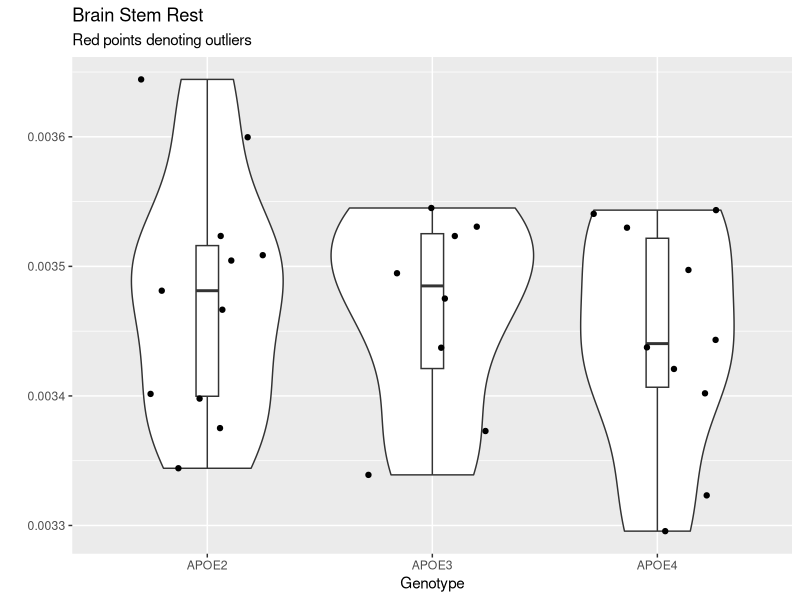
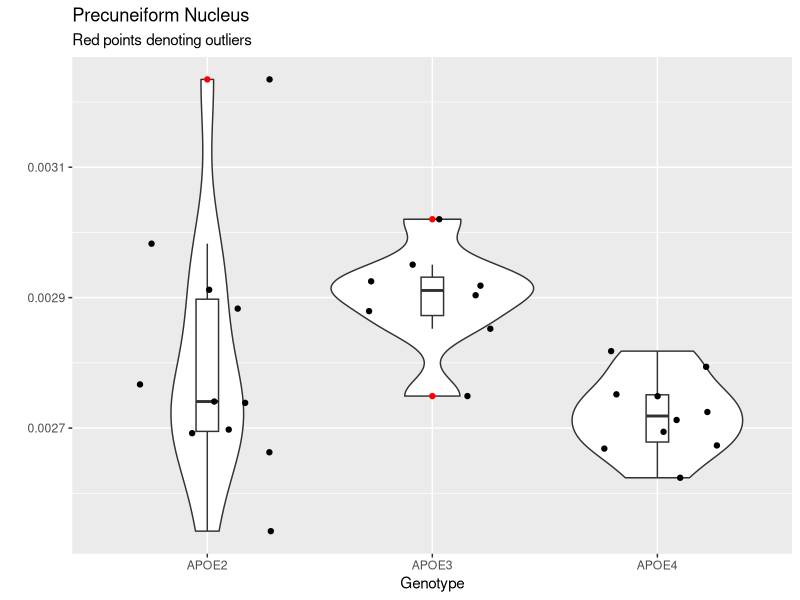
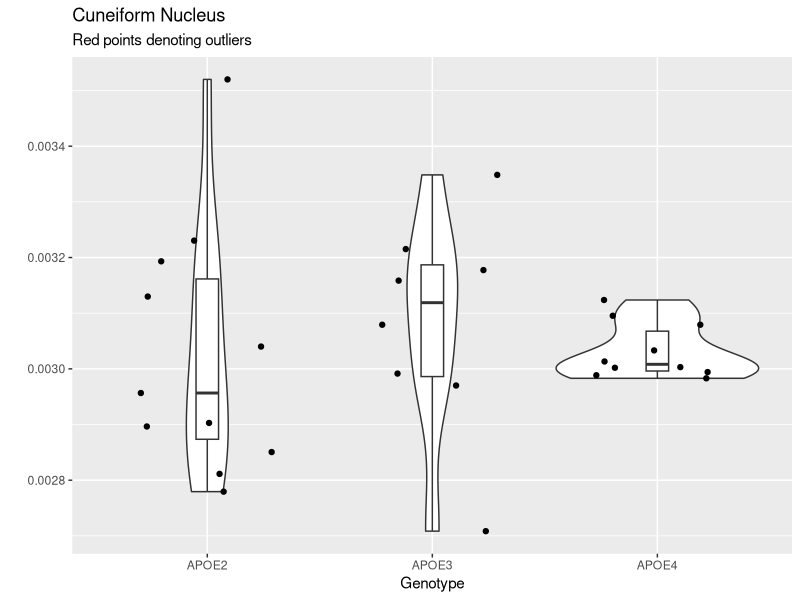
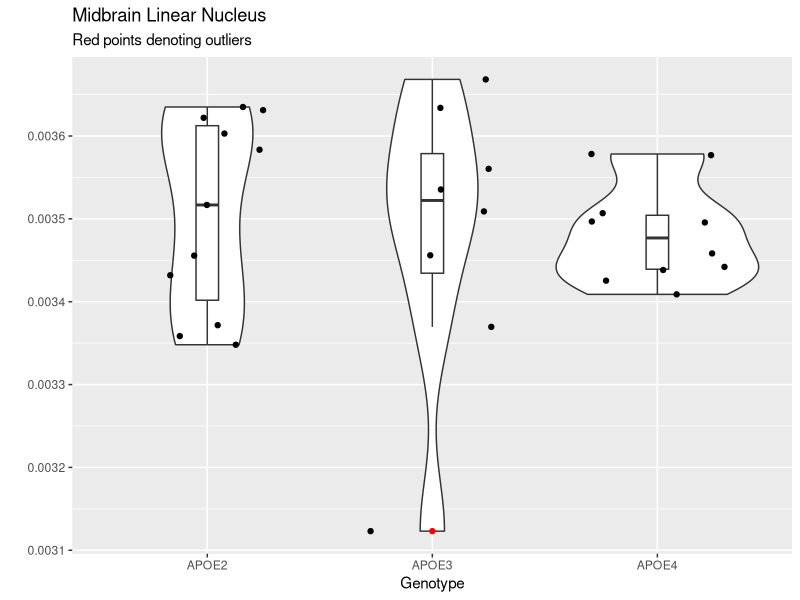
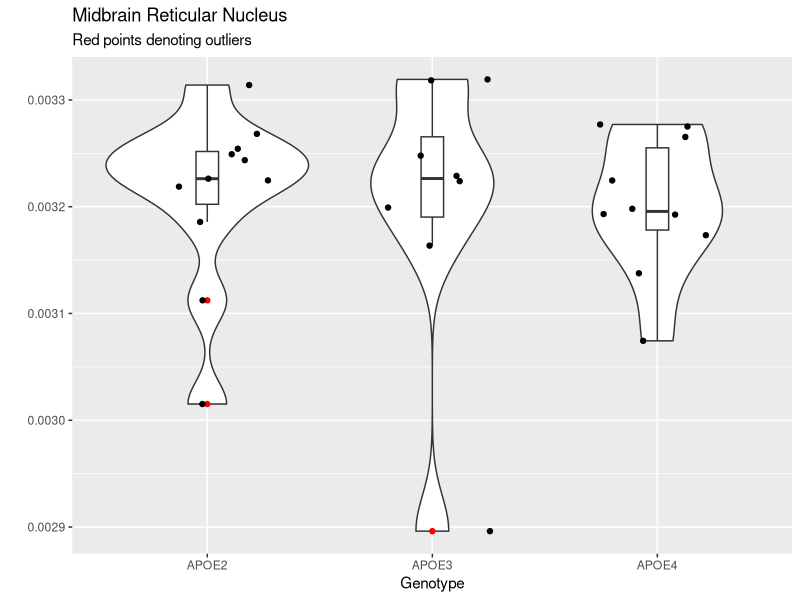
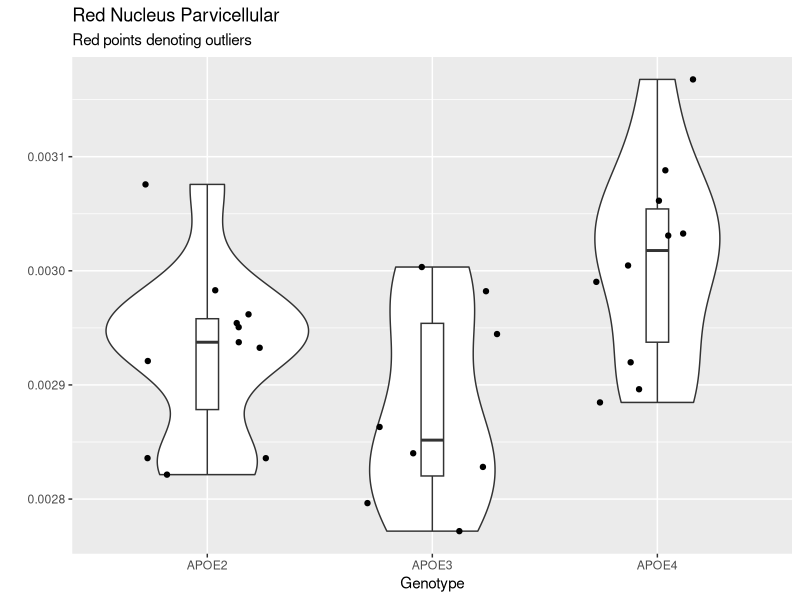
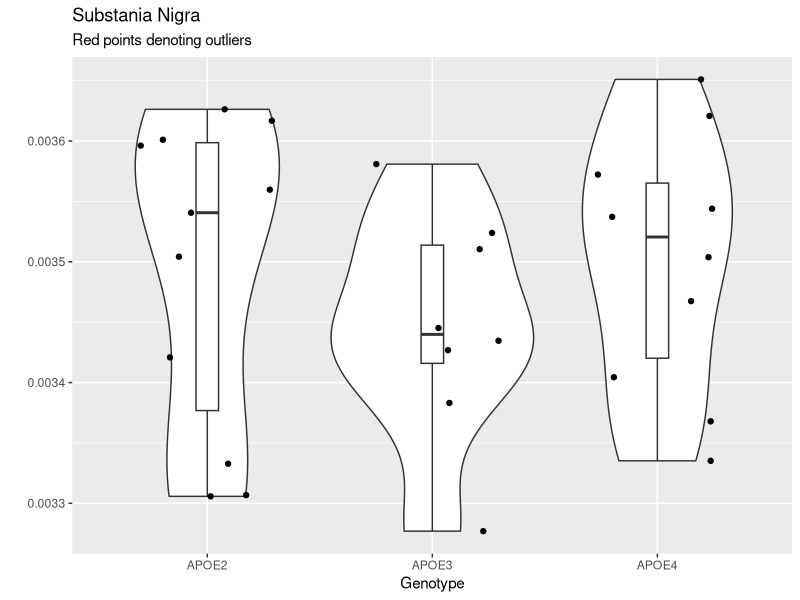
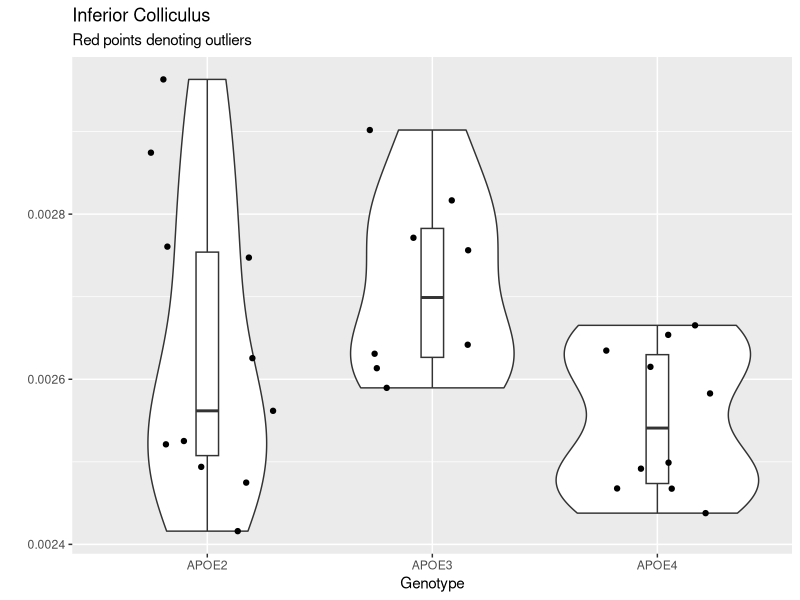

Generate these figures, in order, with R:
## ---- chunk 1
library(tidyverse)
data <- read.csv("memri.csv")
data2 <- read.csv("memri2.csv")
data3 <- read.csv("memriNewRegions.csv")
cvn_data <- read.csv("CVNanalysis.csv")
cvn2 <- read.csv("memri2_edit.csv")

#new <- read.csv("allGenotypes.csv")
new <- read.csv("propGeno4Left.csv")
new <- new %>% 
  filter(! is.na(Genotype)) %>% 
  filter(Genotype != "") %>% 
  filter(Genotype != "HN") %>% 
  mutate(geno = case_when(
    Genotype == "APOE2" | Genotype == "APOE22" ~ "APOE2",
    Genotype == "APOE3" | Genotype == "APOE33" ~ "APOE3",
    Genotype == "APOE4" | Genotype == "APOE44" ~ "APOE4",
    Genotype == "CVN" ~ "CVN"
  )) %>% 
  group_by(geno) 

#view(new)
## ---- chunk 2
ggplot(data = new, aes(factor(geno), BS_R)) +
  geom_violin() +
  geom_boxplot(width = 0.1, outlier.color = "red") +
  geom_jitter(height = 0, width = 0.3) +
  labs(x = "Genotype",
       y = "",
       title = "Brain Stem Rest",
       subtitle = "Red points denoting outliers") 

res.aov <- aov(BS_R ~ geno, data = new)
summary(res.aov)
## ---- chunk 3
ggplot(data = new, aes(factor(geno), PrCn)) +
  geom_violin() +
  geom_boxplot(width = 0.1, outlier.color = "red") +
  geom_jitter(height = 0, width = 0.3) +
  labs(x = "Genotype",
       y = "",
       title = "Precuneiform Nucleus",
       subtitle = "Red points denoting outliers") 

res.aov <- aov(PrCn ~ geno, data = new)
summary(res.aov)
## ---- chunk 4
ggplot(data = new, aes(factor(geno), Cn)) +
  geom_violin() +
  geom_boxplot(width = 0.1, outlier.color = "red") +
  geom_jitter(height = 0, width = 0.3) +
  labs(x = "Genotype",
       y = "",
       title = "Cuneiform Nucleus",
       subtitle = "Red points denoting outliers") 

res.aov <- aov(Cn ~ geno, data = new)
summary(res.aov)
## ---- chunk 5
ggplot(data = new, aes(factor(geno), RI)) +
  geom_violin() +
  geom_boxplot(width = 0.1, outlier.color = "red") +
  geom_jitter(height = 0, width = 0.3) +
  labs(x = "Genotype",
       y = "",
       title = "Midbrain Linear Nucleus",
       subtitle = "Red points denoting outliers") 

res.aov <- aov(RI ~ geno, data = new)
summary(res.aov)
## ---- chunk 6
ggplot(data = new, aes(factor(geno), MRN)) +
  geom_violin() +
  geom_boxplot(width = 0.1, outlier.color = "red") +
  geom_jitter(height = 0, width = 0.3) +
  labs(x = "Genotype",
       y = "",
       title = "Midbrain Reticular Nucleus",
       subtitle = "Red points denoting outliers") 

res.aov <- aov(MRN ~ geno, data = new)
summary(res.aov)
## ---- chunk 7
ggplot(data = new, aes(factor(geno), RPC)) +
  geom_violin() +
  geom_boxplot(width = 0.1, outlier.color = "red") +
  geom_jitter(height = 0, width = 0.3) +
  labs(x = "Genotype",
       y = "",
       title = "Red Nucleus Parvicellular",
       subtitle = "Red points denoting outliers") 

res.aov <- aov(RPC ~ geno, data = new)
summary(res.aov)
## ---- chunk 8
ggplot(data = new, aes(factor(geno), SN)) +
  geom_violin() +
  geom_boxplot(width = 0.1, outlier.color = "red") +
  geom_jitter(height = 0, width = 0.3) +
  labs(x = "Genotype",
       y = "",
       title = "Substania Nigra",
       subtitle = "Red points denoting outliers") 

res.aov <- aov(SN ~ geno, data = new)
summary(res.aov)
## ---- chunk 9
ggplot(data = new, aes(factor(geno), IC)) +
  geom_violin() +
  geom_boxplot(width = 0.1, outlier.color = "red") +
  geom_jitter(height = 0, width = 0.3) +
  labs(x = "Genotype",
       y = "",
       title = "Inferior Colliculus",
       subtitle = "Red points denoting outliers") 

res.aov <- aov(IC ~ geno, data = new)
summary(res.aov)
## ---- chunk 10
ggplot(data = new, aes(factor(geno), SC)) +
  geom_violin() +
  geom_boxplot(width = 0.1, outlier.color = "red") +
  geom_jitter(height = 0, width = 0.3) +
  labs(x = "Genotype",
       y = "",
       title = "Superior Colliculus",
       subtitle = "Red points denoting outliers") 

res.aov <- aov(SC ~ geno, data = new)
summary(res.aov)
## ---- chunk 11
ggplot(data = new, aes(factor(geno), DpMe)) +
  geom_violin() +
  geom_boxplot(width = 0.1, outlier.color = "red") +
  geom_jitter(height = 0, width = 0.3) +
  labs(x = "Genotype",
       y = "",
       title = "Deep Mesencephalic Nuclei",
       subtitle = "Red points denoting outliers") 

res.aov <- aov(DpMe ~ geno, data = new)
summary(res.aov)
## ---- chunk 12
ggplot(data = new, aes(factor(geno), Sub_PP)) +
  geom_violin() +
  geom_boxplot(width = 0.1, outlier.color = "red") +
  geom_jitter(height = 0, width = 0.3) +
  labs(x = "Genotype",
       y = "",
       title = "Subbrachial Nucleus and Peripeduncular Nucleus",
       subtitle = "Red points denoting outliers") 

res.aov <- aov(Sub_PP ~ geno, data = new)
summary(res.aov)
## ---- chunk 13
ggplot(data = new, aes(factor(geno), RTN)) +
  geom_violin() +
  geom_boxplot(width = 0.1, outlier.color = "red") +
  geom_jitter(height = 0, width = 0.3) +
  labs(x = "Genotype",
       y = "",
       title = "Reticular Nucleus of Thalamus",
       subtitle = "Red points denoting outliers") 

res.aov <- aov(RTN ~ geno, data = new)
summary(res.aov)
## ---- chunk 14
ggplot(data = new, aes(factor(geno), ZI)) +
  geom_violin() +
  geom_boxplot(width = 0.1, outlier.color = "red") +
  geom_jitter(height = 0, width = 0.3) +
  labs(x = "Genotype",
       y = "",
       title = "Zona Incerta",
       subtitle = "Red points denoting outliers") 

res.aov <- aov(ZI ~ geno, data = new)
summary(res.aov)
## ---- chunk 15
ggplot(data = new, aes(factor(geno), LGN)) +
  geom_violin() +
  geom_boxplot(width = 0.1, outlier.color = "red") +
  geom_jitter(height = 0, width = 0.3) +
  labs(x = "Genotype",
       y = "",
       title = "Lateral Geniculate Nucleus",
       subtitle = "Red points denoting outliers") 

res.aov <- aov(LGN ~ geno, data = new)
summary(res.aov)
## ---- chunk 16
ggplot(data = new, aes(factor(geno), MGN)) +
  geom_violin() +
  geom_boxplot(width = 0.1, outlier.color = "red") +
  geom_jitter(height = 0, width = 0.3) +
  labs(x = "Genotype",
       y = "",
       title = "Medial Geniculate Nucleus",
       subtitle = "Red points denoting outliers") 

res.aov <- aov(MGN ~ geno, data = new)
summary(res.aov)
## ---- chunk 17
ggplot(data = new, aes(factor(geno), LDNT)) +
  geom_violin() +
  geom_boxplot(width = 0.1, outlier.color = "red") +
  geom_jitter(height = 0, width = 0.3) +
  labs(x = "Genotype",
       y = "",
       title = "Latero Dorsal Nucleus of Thalamus",
       subtitle = "Red points denoting outliers") 

res.aov <- aov(LDNT ~ geno, data = new)
summary(res.aov)
## ---- chunk 18
ggplot(data = new, aes(factor(geno), VT)) +
  geom_violin() +
  geom_boxplot(width = 0.1, outlier.color = "red") +
  geom_jitter(height = 0, width = 0.3) +
  labs(x = "Genotype",
       y = "",
       title = "Ventral Thalamic Nuclei",
       subtitle = "Red points denoting outliers") 

res.aov <- aov(VT ~ geno, data = new)
summary(res.aov)
## ---- chunk 19
ggplot(data = new, aes(factor(geno), Thal_R)) +
  geom_violin() +
  geom_boxplot(width = 0.1, outlier.color = "red") +
  geom_jitter(height = 0, width = 0.3) +
  labs(x = "Genotype",
       y = "",
       title = "Thalamus Rest",
       subtitle = "Red points denoting outliers") 

res.aov <- aov(Thal_R ~ geno, data = new)
summary(res.aov)
## ---- chunk 20
ggplot(data = new, aes(factor(geno), VTA)) +
  geom_violin() +
  geom_boxplot(width = 0.1, outlier.color = "red") +
  geom_jitter(height = 0, width = 0.3) +
  labs(x = "Genotype",
       y = "",
       title = "Ventral Tegmental Area",
       subtitle = "Red points denoting outliers") 

res.aov <- aov(VTA ~ geno, data = new)
summary(res.aov)
## ---- chunk 21
ggplot(data = new, aes(factor(geno), APT)) +
  geom_violin() +
  geom_boxplot(width = 0.1, outlier.color = "red") +
  geom_jitter(height = 0, width = 0.3) +
  labs(x = "Genotype",
       y = "",
       title = "Anterior Pretectal Nucleus",
       subtitle = "Red points denoting outliers") 

res.aov <- aov(APT ~ geno, data = new)
summary(res.aov)
## ---- chunk 22
ggplot(data = new, aes(factor(geno), PAG)) +
  geom_violin() +
  geom_boxplot(width = 0.1, outlier.color = "red") +
  geom_jitter(height = 0, width = 0.3) +
  labs(x = "Genotype",
       y = "",
       title = "Periaquaductal Grey",
       subtitle = "Red points denoting outliers") 

res.aov <- aov(PAG ~ geno, data = new)
summary(res.aov)
## ---- chunk 23
ggplot(data = new, aes(factor(geno), Vpal)) +
  geom_violin() +
  geom_boxplot(width = 0.1, outlier.color = "red") +
  geom_jitter(height = 0, width = 0.3) +
  labs(x = "Genotype",
       y = "",
       title = "Ventral Pallidum",
       subtitle = "Red points denoting outliers") 

res.aov <- aov(Vpal ~ geno, data = new)
summary(res.aov)
## ---- chunk 24
ggplot(data = new, aes(factor(geno), BNst)) +
  geom_violin() +
  geom_boxplot(width = 0.1, outlier.color = "red") +
  geom_jitter(height = 0, width = 0.3) +
  labs(x = "Genotype",
       y = "",
       title = "Bed Nucleus of the Stria Terminalis",
       subtitle = "Red points denoting outliers") 

res.aov <- aov(BNst ~ geno, data = new)
summary(res.aov)
## ---- chunk 25
ggplot(data = new, aes(factor(geno), Acb)) +
  geom_violin() +
  geom_boxplot(width = 0.1, outlier.color = "red") +
  geom_jitter(height = 0, width = 0.3) +
  labs(x = "Genotype",
       y = "",
       title = "Acumbens",
       subtitle = "Red points denoting outliers") 

res.aov <- aov(Acb ~ geno, data = new)
summary(res.aov)
## ---- chunk 26
ggplot(data = new, aes(factor(geno), Amy)) +
  geom_violin() +
  geom_boxplot(width = 0.1, outlier.color = "red") +
  geom_jitter(height = 0, width = 0.3) +
  labs(x = "Genotype",
       y = "",
       title = "Amygdala",
       subtitle = "Red points denoting outliers") 

res.aov <- aov(Amy ~ geno, data = new)
summary(res.aov)
## ---- chunk 27
ggplot(data = new, aes(factor(geno), CPu)) +
  geom_violin() +
  geom_boxplot(width = 0.1, outlier.color = "red") +
  geom_jitter(height = 0, width = 0.3) +
  labs(x = "Genotype",
       y = "",
       title = "Striatum",
       subtitle = "Red points denoting outliers") 

res.aov <- aov(CPu ~ geno, data = new)
summary(res.aov)
## ---- chunk 28
ggplot(data = new, aes(factor(geno), GP)) +
  geom_violin() +
  geom_boxplot(width = 0.1, outlier.color = "red") +
  geom_jitter(height = 0, width = 0.3) +
  labs(x = "Genotype",
       y = "",
       title = "Globus Pallidus",
       subtitle = "Red points denoting outliers") 

res.aov <- aov(GP ~ geno, data = new)
summary(res.aov)
## ---- chunk 29
ggplot(data = new, aes(factor(geno), SPT)) +
  geom_violin() +
  geom_boxplot(width = 0.1, outlier.color = "red") +
  geom_jitter(height = 0, width = 0.3) +
  labs(x = "Genotype",
       y = "",
       title = "Septum",
       subtitle = "Red points denoting outliers") 

res.aov <- aov(SPT ~ geno, data = new)
summary(res.aov)
## ---- chunk 30
ggplot(data = new, aes(factor(geno), Sthal)) +
  geom_violin() +
  geom_boxplot(width = 0.1, outlier.color = "red") +
  geom_jitter(height = 0, width = 0.3) +
  labs(x = "Genotype",
       y = "",
       title = "Subthalamic Nucleus",
       subtitle = "Red points denoting outliers") 

res.aov <- aov(Sthal ~ geno, data = new)
summary(res.aov)
## ---- chunk 31
ggplot(data = new, aes(factor(geno), Preopt)) +
  geom_violin() +
  geom_boxplot(width = 0.1, outlier.color = "red") +
  geom_jitter(height = 0, width = 0.3) +
  labs(x = "Genotype",
       y = "",
       title = "Preoptic Telencephalon",
       subtitle = "Red points denoting outliers") 

res.aov <- aov(Preopt ~ geno, data = new)
summary(res.aov)
## ---- chunk 32
ggplot(data = new, aes(factor(geno), Hyp)) +
  geom_violin() +
  geom_boxplot(width = 0.1, outlier.color = "red") +
  geom_jitter(height = 0, width = 0.3) +
  labs(x = "Genotype",
       y = "",
       title = "Hypothalamus",
       subtitle = "Red points denoting outliers") 

res.aov <- aov(Hyp ~ geno, data = new)
summary(res.aov)
## ---- chunk 33
ggplot(data = new, aes(factor(geno), APir)) +
  geom_violin() +
  geom_boxplot(width = 0.1, outlier.color = "red") +
  geom_jitter(height = 0, width = 0.3) +
  labs(x = "Genotype",
       y = "",
       title = "Amygdalopiriform Transition Area",
       subtitle = "Red points denoting outliers") 

res.aov <- aov(APir ~ geno, data = new)
summary(res.aov)
## ---- chunk 34
ggplot(data = new, aes(factor(geno), Pir)) +
  geom_violin() +
  geom_boxplot(width = 0.1, outlier.color = "red") +
  geom_jitter(height = 0, width = 0.3) +
  labs(x = "Genotype",
       y = "",
       title = "Periform Cortex",
       subtitle = "Red points denoting outliers") 

res.aov <- aov(Pir ~ geno, data = new)
summary(res.aov)
## ---- chunk 35
ggplot(data = new, aes(factor(geno), PrS)) +
  geom_violin() +
  geom_boxplot(width = 0.1, outlier.color = "red") +
  geom_jitter(height = 0, width = 0.3) +
  labs(x = "Genotype",
       y = "",
       title = "Presubiculum",
       subtitle = "Red points denoting outliers") 

res.aov <- aov(PrS ~ geno, data = new)
summary(res.aov)
## ---- chunk 36
ggplot(data = new, aes(factor(geno), PRh)) +
  geom_violin() +
  geom_boxplot(width = 0.1, outlier.color = "red") +
  geom_jitter(height = 0, width = 0.3) +
  labs(x = "Genotype",
       y = "",
       title = "Perirhinal Cortex",
       subtitle = "Red points denoting outliers") 

res.aov <- aov(PRh ~ geno, data = new)
summary(res.aov)
## ---- chunk 37
ggplot(data = new, aes(factor(geno), PaS)) +
  geom_violin() +
  geom_boxplot(width = 0.1, outlier.color = "red") +
  geom_jitter(height = 0, width = 0.3) +
  labs(x = "Genotype",
       y = "",
       title = "Parasubiculum",
       subtitle = "Red points denoting outliers") 

res.aov <- aov(PaS ~ geno, data = new)
summary(res.aov)
## ---- chunk 38
ggplot(data = new, aes(factor(geno), Ect)) +
  geom_violin() +
  geom_boxplot(width = 0.1, outlier.color = "red") +
  geom_jitter(height = 0, width = 0.3) +
  labs(x = "Genotype",
       y = "",
       title = "Ectorhinal Cortex",
       subtitle = "Red points denoting outliers") 

res.aov <- aov(Ect ~ geno, data = new)
summary(res.aov)
## ---- chunk 39
ggplot(data = new, aes(factor(geno), DTT)) +
  geom_violin() +
  geom_boxplot(width = 0.1, outlier.color = "red") +
  geom_jitter(height = 0, width = 0.3) +
  labs(x = "Genotype",
       y = "",
       title = "Dorsal Tenia Tecta",
       subtitle = "Red points denoting outliers") 

res.aov <- aov(DTT ~ geno, data = new)
summary(res.aov)
## ---- chunk 40
ggplot(data = new, aes(factor(geno), Hc)) +
  geom_violin() +
  geom_boxplot(width = 0.1, outlier.color = "red") +
  geom_jitter(height = 0, width = 0.3) +
  labs(x = "Genotype",
       y = "",
       title = "Hippocampus",
       subtitle = "Red points denoting outliers") 

res.aov <- aov(Hc ~ geno, data = new)
summary(res.aov)
## ---- chunk 41
ggplot(data = new, aes(factor(geno), VCl)) +
  geom_violin() +
  geom_boxplot(width = 0.1, outlier.color = "red") +
  geom_jitter(height = 0, width = 0.3) +
  labs(x = "Genotype",
       y = "",
       title = "Ventral Claustrum",
       subtitle = "Red points denoting outliers") 

res.aov <- aov(VCl ~ geno, data = new)
summary(res.aov)
## ---- chunk 42
ggplot(data = new, aes(factor(geno), PLCo)) +
  geom_violin() +
  geom_boxplot(width = 0.1, outlier.color = "red") +
  geom_jitter(height = 0, width = 0.3) +
  labs(x = "Genotype",
       y = "",
       title = "Posterolateral Cortical Amygdaloid Area",
       subtitle = "Red points denoting outliers") 

res.aov <- aov(PLCo ~ geno, data = new)
summary(res.aov)
## ---- chunk 43
ggplot(data = new, aes(factor(geno), DCl)) +
  geom_violin() +
  geom_boxplot(width = 0.1, outlier.color = "red") +
  geom_jitter(height = 0, width = 0.3) +
  labs(x = "Genotype",
       y = "",
       title = "Dorsal Claustrum",
       subtitle = "Red points denoting outliers") 

res.aov <- aov(DCl ~ geno, data = new)
summary(res.aov)
## ---- chunk 44
ggplot(data = new, aes(factor(geno), Cl)) +
  geom_violin() +
  geom_boxplot(width = 0.1, outlier.color = "red") +
  geom_jitter(height = 0, width = 0.3) +
  labs(x = "Genotype",
       y = "",
       title = "Claustrum",
       subtitle = "Red points denoting outliers") 

res.aov <- aov(Cl ~ geno, data = new)
summary(res.aov)
## ---- chunk 45
ggplot(data = new, aes(factor(geno), VIEnt)) +
  geom_violin() +
  geom_boxplot(width = 0.1, outlier.color = "red") +
  geom_jitter(height = 0, width = 0.3) +
  labs(x = "Genotype",
       y = "",
       title = "Ventral Intermediate Entorhinal Cortex",
       subtitle = "Red points denoting outliers") 

res.aov <- aov(VIEnt ~ geno, data = new)
summary(res.aov)
## ---- chunk 46
ggplot(data = new, aes(factor(geno), MEnt)) +
  geom_violin() +
  geom_boxplot(width = 0.1, outlier.color = "red") +
  geom_jitter(height = 0, width = 0.3) +
  labs(x = "Genotype",
       y = "",
       title = "Left Caudomedial Entorhinal Cortex",
       subtitle = "Red points denoting outliers") 

res.aov <- aov(MEnt ~ geno, data = new)
summary(res.aov)
## ---- chunk 47
ggplot(data = new, aes(factor(geno), DLEnt)) +
  geom_violin() +
  geom_boxplot(width = 0.1, outlier.color = "red") +
  geom_jitter(height = 0, width = 0.3) +
  labs(x = "Genotype",
       y = "",
       title = "Left Dorsolateral Entorhinal Cortex",
       subtitle = "Red points denoting outliers") 

res.aov <- aov(DLEnt ~ geno, data = new)
summary(res.aov)
## ---- chunk 48
ggplot(data = new, aes(factor(geno), DIEnt)) +
  geom_violin() +
  geom_boxplot(width = 0.1, outlier.color = "red") +
  geom_jitter(height = 0, width = 0.3) +
  labs(x = "Genotype",
       y = "",
       title = "Left Dorsal Intermediate Entorhinal Cortex",
       subtitle = "Red points denoting outliers") 

res.aov <- aov(DIEnt ~ geno, data = new)
summary(res.aov)
## ---- chunk 49
ggplot(data = new, aes(factor(geno), CEnt)) +
  geom_violin() +
  geom_boxplot(width = 0.1, outlier.color = "red") +
  geom_jitter(height = 0, width = 0.3) +
  labs(x = "Genotype",
       y = "",
       title = "Left Caudomedial Entorhinal Cortex",
       subtitle = "Red points denoting outliers") 

res.aov <- aov(CEnt ~ geno, data = new)
summary(res.aov)
## ---- chunk 50
ggplot(data = new, aes(factor(geno), VO)) +
  geom_violin() +
  geom_boxplot(width = 0.1, outlier.color = "red") +
  geom_jitter(height = 0, width = 0.3) +
  labs(x = "Genotype",
       y = "",
       title = "Left Ventral Orbital Cortex",
       subtitle = "Red points denoting outliers") 

res.aov <- aov(VO ~ geno, data = new)
summary(res.aov)
## ---- chunk 51
ggplot(data = new, aes(factor(geno), V1B)) +
  geom_violin() +
  geom_boxplot(width = 0.1, outlier.color = "red") +
  geom_jitter(height = 0, width = 0.3) +
  labs(x = "Genotype",
       y = "",
       title = "Left Primary Visual Cortex Binocular Area",
       subtitle = "Red points denoting outliers") 

res.aov <- aov(V1B ~ geno, data = new)
summary(res.aov)
## ---- chunk 52
ggplot(data = new, aes(factor(geno), V2MM)) +
  geom_violin() +
  geom_boxplot(width = 0.1, outlier.color = "red") +
  geom_jitter(height = 0, width = 0.3) +
  labs(x = "Genotype",
       y = "",
       title = "Left Secondary Visual Cortex Mediomedial Area",
       subtitle = "Red points denoting outliers") 

res.aov <- aov(V2MM ~ geno, data = new)
summary(res.aov)
## ---- chunk 53
ggplot(data = new, aes(factor(geno), V2ML)) +
  geom_violin() +
  geom_boxplot(width = 0.1, outlier.color = "red") +
  geom_jitter(height = 0, width = 0.3) +
  labs(x = "Genotype",
       y = "",
       title = "Left Secondary Visual Cortex Mediolateral Area",
       subtitle = "Red points denoting outliers") 

res.aov <- aov(V2ML ~ geno, data = new)
summary(res.aov)
## ---- chunk 54
ggplot(data = new, aes(factor(geno), V2L)) +
  geom_violin() +
  geom_boxplot(width = 0.1, outlier.color = "red") +
  geom_jitter(height = 0, width = 0.3) +
  labs(x = "Genotype",
       y = "",
       title = "Left Secondary Visual Cortex Lateral Area",
       subtitle = "Red points denoting outliers") 

res.aov <- aov(V2L ~ geno, data = new)
summary(res.aov)
## ---- chunk 55
ggplot(data = new, aes(factor(geno), V1M)) +
  geom_violin() +
  geom_boxplot(width = 0.1, outlier.color = "red") +
  geom_jitter(height = 0, width = 0.3) +
  labs(x = "Genotype",
       y = "",
       title = "Left Primary Visual Cortex Monocular Area",
       subtitle = "Red points denoting outliers") 

res.aov <- aov(V1M ~ geno, data = new)
summary(res.aov)
## ---- chunk 56
ggplot(data = new, aes(factor(geno), V1B)) +
  geom_violin() +
  geom_boxplot(width = 0.1, outlier.color = "red") +
  geom_jitter(height = 0, width = 0.3) +
  labs(x = "Genotype",
       y = "",
       title = "Left Primary Visual Cortex Binocular Area",
       subtitle = "Red points denoting outliers") 

res.aov <- aov(V1B ~ geno, data = new)
summary(res.aov)
## ---- chunk 57
ggplot(data = new, aes(factor(geno), V1)) +
  geom_violin() +
  geom_boxplot(width = 0.1, outlier.color = "red") +
  geom_jitter(height = 0, width = 0.3) +
  labs(x = "Genotype",
       y = "",
       title = "Left Primary Visual Cortex",
       subtitle = "Red points denoting outliers") 

res.aov <- aov(V1 ~ geno, data = new)
summary(res.aov)
## ---- chunk 58
ggplot(data = new, aes(factor(geno), TeA)) +
  geom_violin() +
  geom_boxplot(width = 0.1, outlier.color = "red") +
  geom_jitter(height = 0, width = 0.3) +
  labs(x = "Genotype",
       y = "",
       title = "Left Temporal Association Cortex",
       subtitle = "Red points denoting outliers") 

res.aov <- aov(TeA ~ geno, data = new)
summary(res.aov)
## ---- chunk 59
ggplot(data = new, aes(factor(geno), S2)) +
  geom_violin() +
  geom_boxplot(width = 0.1, outlier.color = "red") +
  geom_jitter(height = 0, width = 0.3) +
  labs(x = "Genotype",
       y = "Left Secondary Somatosensory Cortex",
       subtitle = "Red points denoting outliers") 

res.aov <- aov(S2 ~ geno, data = new)
summary(res.aov)
## ---- chunk 60
ggplot(data = new, aes(factor(geno), S1ULp)) +
  geom_violin() +
  geom_boxplot(width = 0.1, outlier.color = "red") +
  geom_jitter(height = 0, width = 0.3) +
  labs(x = "Genotype",
       y = "",
       title = "Left Primary Somatosensory Cortex Upper Lip Region",
       subtitle = "Red points denoting outliers") 

res.aov <- aov(S1ULp ~ geno, data = new)
summary(res.aov)
## ---- chunk 61
ggplot(data = new, aes(factor(geno), S1Tr)) +
  geom_violin() +
  geom_boxplot(width = 0.1, outlier.color = "red") +
  geom_jitter(height = 0, width = 0.3) +
  labs(x = "Genotype",
       y = "",
       title = "Left Primary Somatosensory Cortex Trunk Region",
       subtitle = "Red points denoting outliers") 

res.aov <- aov(S1Tr ~ geno, data = new)
summary(res.aov)
## ---- chunk 62
ggplot(data = new, aes(factor(geno), S1Sh)) +
  geom_violin() +
  geom_boxplot(width = 0.1, outlier.color = "red") +
  geom_jitter(height = 0, width = 0.3) +
  labs(x = "Genotype",
       y = "",
       title = "Left Primary Somatosensory Cortex Shoulder Region",
       subtitle = "Red points denoting outliers") 

res.aov <- aov(S1Sh ~ geno, data = new)
summary(res.aov)
## ---- chunk 63
ggplot(data = new, aes(factor(geno), S1J)) +
  geom_violin() +
  geom_boxplot(width = 0.1, outlier.color = "red") +
  geom_jitter(height = 0, width = 0.3) +
  labs(x = "Genotype",
       y = "",
       title = "Left Primary Somatosensory Cortex Jaw Region",
       subtitle = "Red points denoting outliers") 

res.aov <- aov(S1J ~ geno, data = new)
summary(res.aov)
## ---- chunk 64
ggplot(data = new, aes(factor(geno), S1HL)) +
  geom_violin() +
  geom_boxplot(width = 0.1, outlier.color = "red") +
  geom_jitter(height = 0, width = 0.3) +
  labs(x = "Genotype",
       y = "",
       title = "Left Primary Somatosensory Cortex Hindlimb Region",
       subtitle = "Red points denoting outliers") 

res.aov <- aov(S1HL ~ geno, data = new)
summary(res.aov)
## ---- chunk 65
ggplot(data = new, aes(factor(geno), S1FL)) +
  geom_violin() +
  geom_boxplot(width = 0.1, outlier.color = "red") +
  geom_jitter(height = 0, width = 0.3) +
  labs(x = "Genotype",
       y = "",
       title = "Left Primary Somatosensory Cortex Forelimb Region",
       subtitle = "Red points denoting outliers") 

res.aov <- aov(S1FL ~ geno, data = new)
summary(res.aov)
## ---- chunk 66
ggplot(data = new, aes(factor(geno), S1BF)) +
  geom_violin() +
  geom_boxplot(width = 0.1, outlier.color = "red") +
  geom_jitter(height = 0, width = 0.3) +
  labs(x = "Genotype",
       y = "",
       title = "Left Primary Somatosensory Cortex Dysgranular Zone",
       subtitle = "Red points denoting outliers") 

res.aov <- aov(S1DZ ~ geno, data = new)
summary(res.aov)
## ---- chunk 67
ggplot(data = new, aes(factor(geno), S1BF)) +
  geom_violin() +
  geom_boxplot(width = 0.1, outlier.color = "red") +
  geom_jitter(height = 0, width = 0.3) +
  labs(x = "Genotype",
       y = "",
       title = "Left Primary Somatosensory Cortex Barrel Field",
       subtitle = "Red points denoting outliers") 

res.aov <- aov(S1BF ~ geno, data = new)
summary(res.aov)
## ---- chunk 68
ggplot(data = new, aes(factor(geno), S1)) +
  geom_violin() +
  geom_boxplot(width = 0.1, outlier.color = "red") +
  geom_jitter(height = 0, width = 0.3) +
  labs(x = "Genotype",
       y = "",
       title = "Left Primary Somatosensory Cortex",
       subtitle = "Red points denoting outliers") 

res.aov <- aov(S1 ~ geno, data = new)
summary(res.aov)
## ---- chunk 69
ggplot(data = new, aes(factor(geno), PtPR)) +
  geom_violin() +
  geom_boxplot(width = 0.1, outlier.color = "red") +
  geom_jitter(height = 0, width = 0.3) +
  labs(x = "Genotype",
       y = "",
       title = "Left Parietal Cortex Posterial Area Rostral Part",
       subtitle = "Red points denoting outliers") 

res.aov <- aov(PtPR ~ geno, data = new)
summary(res.aov)
## ---- chunk 70
ggplot(data = new, aes(factor(geno), MPtA)) +
  geom_violin() +
  geom_boxplot(width = 0.1, outlier.color = "red") +
  geom_jitter(height = 0, width = 0.3) +
  labs(x = "Genotype",
       y = "",
       title = "Left Medial Parietal Association Cortex",
       subtitle = "Red points denoting outliers") 

res.aov <- aov(MPtA ~ geno, data = new)
summary(res.aov)
## ---- chunk 71
ggplot(data = new, aes(factor(geno), MO)) +
  geom_violin() +
  geom_boxplot(width = 0.1, outlier.color = "red") +
  geom_jitter(height = 0, width = 0.3) +
  labs(x = "Genotype",
       y = "",
       title = "Left Medial Orbital Cortex",
       subtitle = "Red points denoting outliers") 

res.aov <- aov(MO ~ geno, data = new)
summary(res.aov)
## ---- chunk 72
ggplot(data = new, aes(factor(geno), M2)) +
  geom_violin() +
  geom_boxplot(width = 0.1, outlier.color = "red") +
  geom_jitter(height = 0, width = 0.3) +
  labs(x = "Genotype",
       y = "",
       title = "Left Secondary Motor Cortex",
       subtitle = "Red points denoting outliers") 

res.aov <- aov(M2 ~ geno, data = new)
summary(res.aov)
## ---- chunk 73
ggplot(data = new, aes(factor(geno), M1)) +
  geom_violin() +
  geom_boxplot(width = 0.1, outlier.color = "red") +
  geom_jitter(height = 0, width = 0.3) +
  labs(x = "Genotype",
       y = "",
       title = "Left Primary Motor Cortex",
       subtitle = "Red points denoting outliers") 

res.aov <- aov(M1 ~ geno, data = new)
summary(res.aov)
## ---- chunk 74
ggplot(data = new, aes(factor(geno), LPtA)) +
  geom_violin() +
  geom_boxplot(width = 0.1, outlier.color = "red") +
  geom_jitter(height = 0, width = 0.3) +
  labs(x = "Genotype",
       y = "",
       title = "Left Lateral Parietal Association Cortex",
       subtitle = "Red points denoting outliers") 

res.aov <- aov(LPtA ~ geno, data = new)
summary(res.aov)
## ---- chunk 75
ggplot(data = new, aes(factor(geno), LO)) +
  geom_violin() +
  geom_boxplot(width = 0.1, outlier.color = "red") +
  geom_jitter(height = 0, width = 0.3) +
  labs(x = "Genotype",
       y = "",
       title = "Left Lateral Orbital Cortex",
       subtitle = "Red points denoting outliers") 

res.aov <- aov(LO ~ geno, data = new)
summary(res.aov)
## ---- chunk 76
ggplot(data = new, aes(factor(geno), Ins)) +
  geom_violin() +
  geom_boxplot(width = 0.1, outlier.color = "red") +
  geom_jitter(height = 0, width = 0.3) +
  labs(x = "Genotype",
       y = "",
       title = "Left Insular Cortex",
       subtitle = "Red points denoting outliers") 

res.aov <- aov(Ins ~ geno, data = new)
summary(res.aov)
## ---- chunk 77
ggplot(data = new, aes(factor(geno), FrA)) +
  geom_violin() +
  geom_boxplot(width = 0.1, outlier.color = "red") +
  geom_jitter(height = 0, width = 0.3) +
  labs(x = "Genotype",
       y = "",
       title = "Left Frontal Assocation Cortex",
       subtitle = "Red points denoting outliers") 

res.aov <- aov(FrA ~ geno, data = new)
summary(res.aov)
## ---- chunk 78
ggplot(data = new, aes(factor(geno), Fr3)) +
  geom_violin() +
  geom_boxplot(width = 0.1, outlier.color = "red") +
  geom_jitter(height = 0, width = 0.3) +
  labs(x = "Genotype",
       y = "",
       title = "Left Frontal Cortex Area 3",
       subtitle = "Red points denoting outliers") 

res.aov <- aov(Fr3 ~ geno, data = new)
summary(res.aov)
## ---- chunk 79
ggplot(data = new, aes(factor(geno), DLO)) +
  geom_violin() +
  geom_boxplot(width = 0.1, outlier.color = "red") +
  geom_jitter(height = 0, width = 0.3) +
  labs(x = "Genotype",
       y = "",
       title = "Left Dorsolateral Orbital Cortex",
       subtitle = "Red points denoting outliers") 

res.aov <- aov(DLO ~ geno, data = new)
summary(res.aov)
## ---- chunk 80
ggplot(data = new, aes(factor(geno), AuV)) +
  geom_violin() +
  geom_boxplot(width = 0.1, outlier.color = "red") +
  geom_jitter(height = 0, width = 0.3) +
  labs(x = "Genotype",
       y = "",
       title = "Left Secondary Auditory Cortex Ventral Part",
       subtitle = "Red points denoting outliers") 

res.aov <- aov(AuV ~ geno, data = new)
summary(res.aov)
## ---- chunk 81
ggplot(data = new, aes(factor(geno), AuD)) +
  geom_violin() +
  geom_boxplot(width = 0.1, outlier.color = "red") +
  geom_jitter(height = 0, width = 0.3) +
  labs(x = "Genotype",
       y = "",
       title = "Left Secondary Auditory Cortex Dorsal Part",
       subtitle = "Red points denoting outliers") 

res.aov <- aov(AuD ~ geno, data = new)
summary(res.aov)
## ---- chunk 82
ggplot(data = new, aes(factor(geno), Au1)) +
  geom_violin() +
  geom_boxplot(width = 0.1, outlier.color = "red") +
  geom_jitter(height = 0, width = 0.3) +
  labs(x = "Genotype",
       y = "",
       title = "Left Primary Auditory Cortex",
       subtitle = "Red points denoting outliers") 

res.aov <- aov(Au1 ~ geno, data = new)
summary(res.aov)
## ---- chunk 83
ggplot(data = new, aes(factor(geno), A32)) +
  geom_violin() +
  geom_boxplot(width = 0.1, outlier.color = "red") +
  geom_jitter(height = 0, width = 0.3) +
  labs(x = "Genotype",
       y = "",
       title = "Left Cingulate Cortex Area 32",
       subtitle = "Red points denoting outliers") 

res.aov <- aov(A32 ~ geno, data = new)
summary(res.aov)
## ---- chunk 84
ggplot(data = new, aes(factor(geno), A30)) +
  geom_violin() +
  geom_boxplot(width = 0.1, outlier.color = "red") +
  geom_jitter(height = 0, width = 0.3) +
  labs(x = "Genotype",
       y = "",
       title = "Left Cingulate Cortex Area 30",
       subtitle = "Red points denoting outliers") 

res.aov <- aov(A30 ~ geno, data = new)
summary(res.aov)
## ---- chunk 85
ggplot(data = new, aes(factor(geno), A29c)) +
  geom_violin() +
  geom_boxplot(width = 0.1, outlier.color = "red") +
  geom_jitter(height = 0, width = 0.3) +
  labs(x = "Genotype",
       y = "",
       title = "Left Cingulate Cortex Area 29c",
       subtitle = "Red points denoting outliers") 

res.aov <- aov(A29c ~ geno, data = new)
summary(res.aov)
## ---- chunk 86
ggplot(data = new, aes(factor(geno), A29b)) +
  geom_violin() +
  geom_boxplot(width = 0.1, outlier.color = "red") +
  geom_jitter(height = 0, width = 0.3) +
  labs(x = "Genotype",
       y = "",
       title = "Left Cingulate Cortex Area 29b",
       subtitle = "Red points denoting outliers") 

res.aov <- aov(A29b ~ geno, data = new)
summary(res.aov)
## ---- chunk 87
ggplot(data = new, aes(factor(geno), A29a)) +
  geom_violin() +
  geom_boxplot(width = 0.1, outlier.color = "red") +
  geom_jitter(height = 0, width = 0.3) +
  labs(x = "Genotype",
       y = "",
       title = "Left Cingulate Cortex Area 29a",
       subtitle = "Red points denoting outliers") 

res.aov <- aov(A29a ~ geno, data = new)
summary(res.aov)
## ---- chunk 88
ggplot(data = new, aes(factor(geno), A24bPrime)) +
  geom_violin() +
  geom_boxplot(width = 0.1, outlier.color = "red") +
  geom_jitter(height = 0, width = 0.3) +
  labs(x = "Genotype",
       y = "",
       title = "Left Cingulate Cortex Area 24b Prime",
       subtitle = "Red points denoting outliers") 

res.aov <- aov(A24bPrime ~ geno, data = new)
summary(res.aov)
## ---- chunk 89
ggplot(data = new, aes(factor(geno), A24b)) +
  geom_violin() +
  geom_boxplot(width = 0.1, outlier.color = "red") +
  geom_jitter(height = 0, width = 0.3) +
  labs(x = "Genotype",
       y = "",
       title = "Left Cingulate Cortex Area 24b",
       subtitle = "Red points denoting outliers") 

res.aov <- aov(A24b ~ geno, data = new)
summary(res.aov)
## ---- chunk 90
ggplot(data = new, aes(factor(geno), A24aPrime)) +
  geom_violin() +
  geom_boxplot(width = 0.1, outlier.color = "red") +
  geom_jitter(height = 0, width = 0.3) +
  labs(x = "Genotype",
       y = "",
       title = "Left Cingulate Cortex Area 24a Prime",
       subtitle = "Red points denoting outliers") 

res.aov <- aov(A24aPrime ~ geno, data = new)
summary(res.aov)
## ---- chunk 91
ggplot(data = new, aes(factor(geno), A24a)) +
  geom_violin() +
  geom_boxplot(width = 0.1, outlier.color = "red") +
  geom_jitter(height = 0, width = 0.3) +
  labs(x = "Genotype",
       y = "",
       title = "Left Cingulate Cortex Area 24a",
       subtitle = "Red points denoting outliers") 

res.aov <- aov(A24a ~ geno, data = new)
summary(res.aov)
## ---- chunk 92
ggplot(data = new, aes(factor(geno), Exterior)) +
  geom_violin() +
  geom_boxplot(width = 0.1, outlier.color = "red") +
  geom_jitter(height = 0, width = 0.3) +
  labs(x = "Genotype",
       y = "",
       title = "Exterior",
       subtitle = "Red points denoting outliers") 

res.aov <- aov(Exterior ~ geno, data = new)
summary(res.aov)
